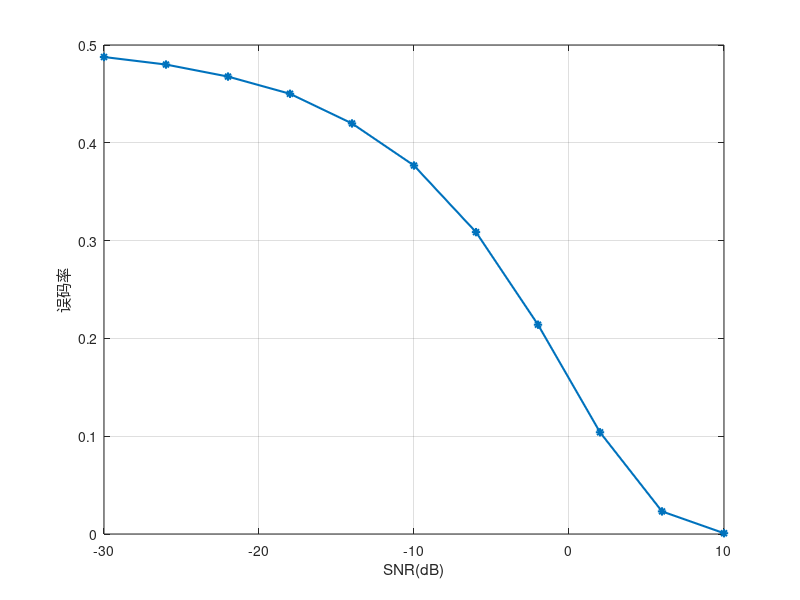

MATLAB code to generate this figure:
% 双极性NRZ码误码率分析
clc; clear;

% 设置参数
A = 2;  % 双极性NRZ码的幅度
N = 1000;  % 每次实验的码元数量
M = 1000;  % 重复实验次数，用于计算误码率平均值
snr_range = -30:4:10;  % 信噪比范围
ber_avg = zeros(size(snr_range));  % 存储每个SNR对应的平均误码率

% 遍历每个信噪比，计算平均误码率
for idx = 1:length(snr_range)
    current_snr = snr_range(idx);  % 当前信噪比
    ber_total = 0;  % 累计当前SNR下的误码率之和

    % 重复M次实验
    for exp_idx = 1:M
        % 生成双极性NRZ码元序列
        tx_signal = A * randsrc(1, N, [1, -1]);

        % 给发送信号添加高斯白噪声
        rx_signal = awgn(tx_signal, current_snr, 'measured');
        rx_decision = A * (rx_signal > 0) - A * (rx_signal <= 0);
        % 统计误码数
        error_count = sum(rx_decision ~= tx_signal);
        % 累加本次实验的误码率
        ber_total = ber_total + (error_count / N);
    end
    % 计算当前SNR下的平均误码率
    ber_avg(idx) = ber_total / M;
end

% 绘图
plot(snr_range, ber_avg, '-*','LineWidth',1.5);
grid on;
xlabel('SNR(dB)');
ylabel('误码率');
ylim([0, 0.5]);
